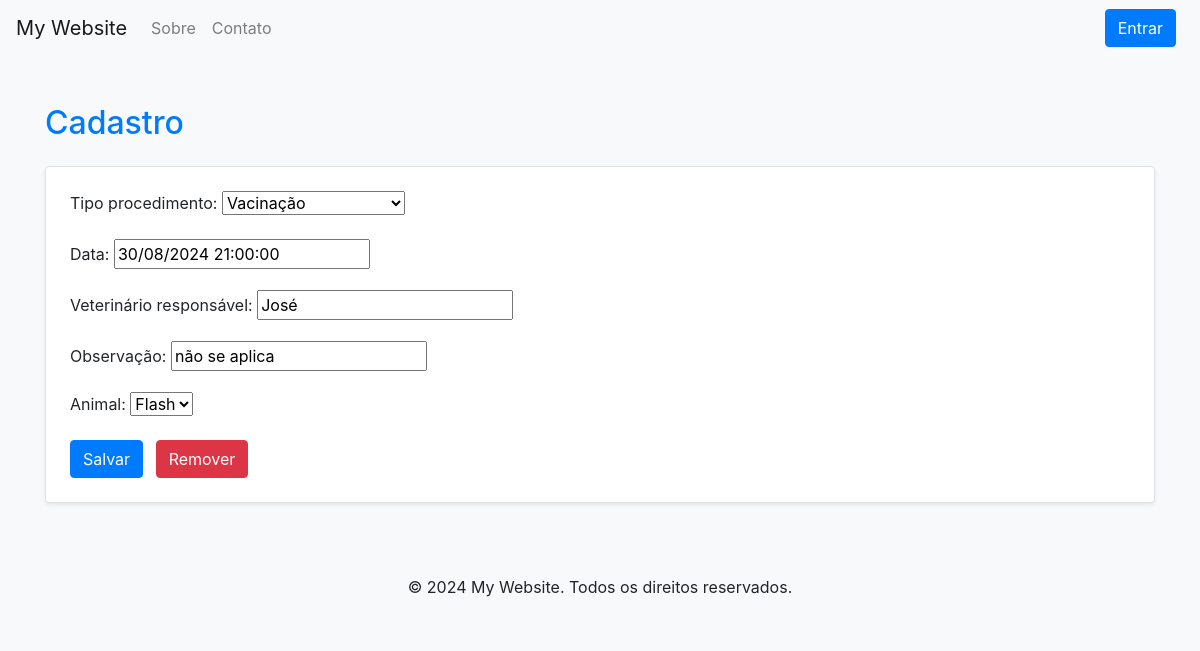
Screenshot of /update_procedimento/1/ with the database file from the repository.
### accounts/models.py (models this page shows, shortened)
class Procedimento(models.Model):
  procedimento = [
      ('vacinacao', 'Vacinação'),
      ('castracao', 'Castração'),
      ('lab', 'Exames laboratoriais'),
      ('imagem', 'Exames de imagem'),
      ('tumor', 'Remoção de tumores'),
      ('limpeza', 'Limpeza dental'),
      ('cirurgia', 'Cirurgia'),
    ]
  tipo_procedimento = models.CharField(max_length=100, choices=procedimento, default='1')
  data = models.DateTimeField()
  veterinario_responsavel = models.CharField(max_length=100, verbose_name='Veterinário responsável')
  observacao = models.CharField(max_length=100, verbose_name='Observação')
  animal = models.ForeignKey(DadosAnimal, on_delete=models.CASCADE, related_name='procedimentos', default='1')

### accounts/views.py (the view)
# urls.py: path('update_procedimento/<int:pk>/', views.update_procedimento, name='update_procedimento'),
def update_procedimento(request, pk):
    animal = Procedimento.objects.get(pk=pk)
    form = ProcedimentoForm(request.POST or None, instance=animal)
    dic = {}
    if form.is_valid():
        form.save()
        return redirect('read')
    dic['form'] = form
    dic['animal'] = animal
    return render(request, 'registration/form_procedimento.html', dic)

### accounts/forms.py
class ProcedimentoForm(ModelForm):
    class Meta:
        model = Procedimento
        fields = '__all__'

### accounts/models.py (called while the page is built)
    def __str__(self):
        return self.nome

### accounts/templates/registration/form_procedimento.html (shortened to what this page needs)
<!DOCTYPE html>
<html lang="en">
<head>
    {% extends 'base.html' %}
{% block content %}
    <link href="https://stackpath.bootstrapcdn.com/bootstrap/4.5.2/css/bootstrap.min.css" rel="stylesheet">
    <h2 class="text-primary mb-4">Cadastro</h2>
<body class="bg-light">
    <form method="POST" class="border p-4 bg-white rounded shadow-sm">
        {{ form.as_p }}
        <button type="submit" class="btn btn-primary">Salvar</button>
        {% if animal %}
            <a href="{% url 'delete_procedimento' animal.id %}" class="btn btn-danger ml-2">Remover</a>
        {% endif %}
    </form>
{% endblock %}

### rows the page displays
Procedimento: tipo_procedimento "Vacinação", data "30/08/2024 21:00:00", veterinario_responsavel "José", observacao "não se aplica", animal "Flash"
